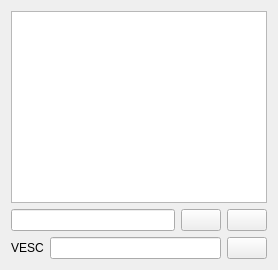
       <widget class="QWidget" name="tabTerminal">
        <attribute name="icon">
         <iconset resource="resources.qrc">
          <normaloff>:/models/Icons/Console-96.png</normaloff>:/models/Icons/Console-96.png</iconset>
        </attribute>
        <attribute name="title">
         <string/>
        </attribute>
        <attribute name="toolTip">
         <string>Terminal</string>
        </attribute>
        <layout class="QVBoxLayout" name="verticalLayout_10">
         <item>
          <layout class="QHBoxLayout" name="horizontalLayout_3">
           <item>
            <widget class="QTextBrowser" name="terminalBrowser">
             <property name="font">
              <font>
               <family>Monospace</family>
              </font>
             </property>
            </widget>
           </item>
          </layout>
         </item>
         <item>
          <layout class="QHBoxLayout" name="horizontalLayout_12">
           <item>
            <widget class="HistoryLineEdit" name="terminalEdit"/>
           </item>
           <item>
            <widget class="QPushButton" name="terminalSendButton">
             <property name="toolTip">
              <string>Send command to car</string>
             </property>
             <property name="text">
              <string/>
             </property>
             <property name="icon">
              <iconset resource="resources.qrc">
               <normaloff>:/models/Icons/Send File-96.png</normaloff>:/models/Icons/Send File-96.png</iconset>
             </property>
            </widget>
           </item>
           <item>
            <widget class="QPushButton" name="terminalClearButton">
             <property name="toolTip">
              <string>Clear terminal</string>
             </property>
             <property name="text">
              <string/>
             </property>
             <property name="icon">
              <iconset resource="resources.qrc">
               <normaloff>:/models/Icons/Delete2-96.png</normaloff>:/models/Icons/Delete2-96.png</iconset>
             </property>
            </widget>
           </item>
          </layout>
         </item>
         <item>
          <layout class="QHBoxLayout" name="horizontalLayout_2">
           <item>
            <widget class="QLabel" name="label_4">
             <property name="text">
              <string>VESC</string>
             </property>
            </widget>
           </item>
           <item>
            <widget class="HistoryLineEdit" name="terminalEditVesc"/>
           </item>
           <item>
            <widget class="QPushButton" name="terminalSendVescButton">
             <property name="text">
              <string/>
             </property>
             <property name="icon">
              <iconset resource="resources.qrc">
               <normaloff>:/models/Icons/Send File-96.png</normaloff>:/models/Icons/Send File-96.png</iconset>
             </property>
            </widget>
           </item>
          </layout>
         </item>
        </layout>
       </widget>
